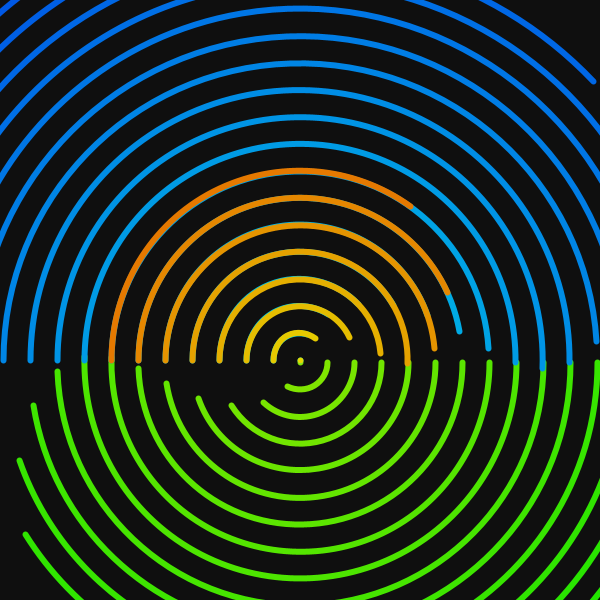
Frame 1 (no input)
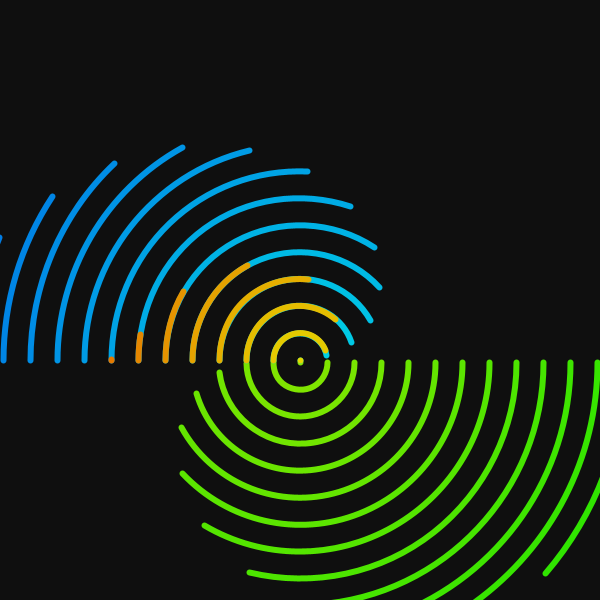
Frame 60 (the mouse pressed at the canvas centre just before this capture)
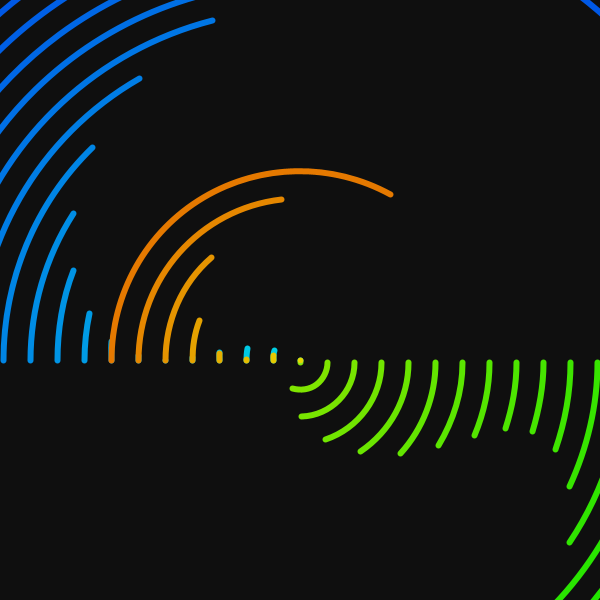
Frame 120 (the mouse held since frame 60 and released just before this capture)

The Processing sketch that drew these frames (run headless with seeded random() and noise(); from frame 60 on, the mouse is pressed at the canvas centre):

// Processing sketch: processing_184691
// ── processing_184691.pde

int num = 8;
int num1 = 15;
int num2 = 18;

float step, sz, sz1, offSet, sz2, offSet2, offSet1, theta, theta2;

void setup() {
  frameRate(90);
  size(600, 600);
  strokeWeight(6);
  step = 54;
}

void draw() {
  //background(#F1F0EB);
  //background(#F1F0EB);
  background(15);
  
  translate(600, 422.5);
  rotate(PI);
  colorMode(HSB, 255, 10, 100);
  for (int e=0; e<num1; e++) {
    float s1 = map(e, 0, num1, 60, 80);
    stroke(s1, 90, 90);
    noFill();
    sz1 = e*step;
    float offSet1 = TWO_PI/num1*e;
    float arcEnd1 = map(sin(theta2+offSet1/2), -1.2, 1, PI, TWO_PI+PI/90);
    arc(width/2, height/10, sz1, sz1, PI, arcEnd1);
  }
  colorMode(RGB);
  resetMatrix();
  
  colorMode(HSB, 255, 10, 100);
  for (int a=0; a<num2; a++) {
    float s2 = map(a, 0, num2, 130, 155);
    stroke(s2, 90, 90);
    noFill();
    sz2 = a*step;
    float offSet2 = TWO_PI/num2*a;
    float arcEnd2 = map(sin(theta+offSet2/2), -1, 1, PI, TWO_PI+PI/90);
    arc(width/2, height/1.6666, sz2, sz2, PI, arcEnd2);
  }
  
  
  translate(0, height*.5);
  colorMode(HSB, 255, 10, 100);
  for (int i=0; i<num; i++) {
    float s = map(i, 0, num, 40, 20);
    stroke(s, 90, 90);
    noFill();
    sz = i*step;
    float offSet = TWO_PI/num*i;
    float arcEnd = map(sin(theta+offSet/2), -1, 1, PI, TWO_PI+PI/90);
    arc(width/2, height/10, sz, sz, PI, arcEnd);
  }
  theta += .0323;
  theta2 += .0240;
}
